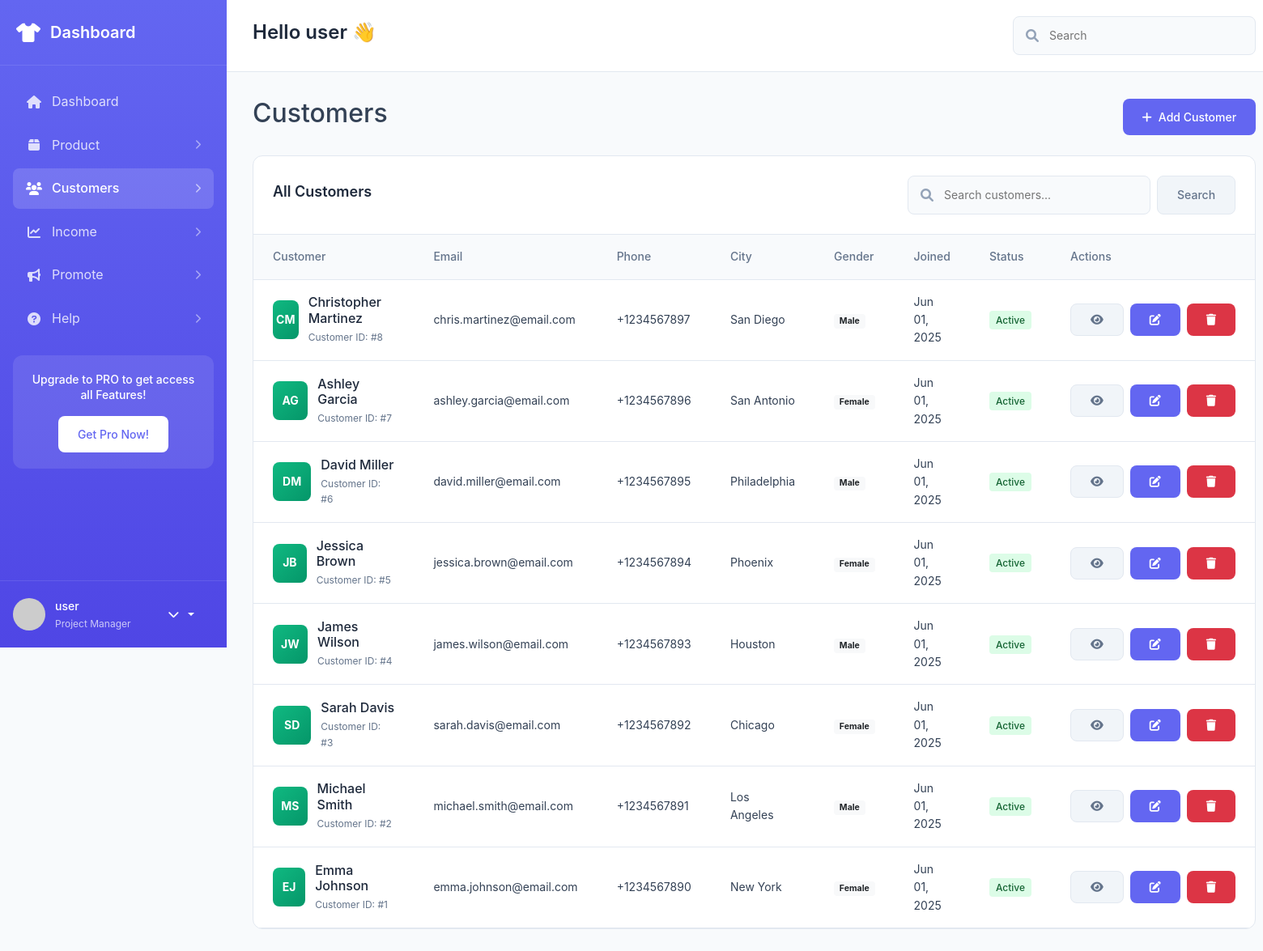
The page /customers/ (signed in) on the database its author committed.
### erp_app/models.py (models this page shows, shortened)
class Customer(models.Model):
    GENDER_CHOICES = [
        ('M', 'Male'),
        ('F', 'Female'),
        ('O', 'Other'),
    ]
    first_name = models.CharField(max_length=100)
    last_name = models.CharField(max_length=100)
    email = models.EmailField(unique=True)
    phone = models.CharField(max_length=20)
    address = models.TextField()
    city = models.CharField(max_length=100)
    postal_code = models.CharField(max_length=20)
    gender = models.CharField(max_length=1, choices=GENDER_CHOICES)
    date_of_birth = models.DateField(null=True, blank=True)
    created_at = models.DateTimeField(auto_now_add=True)
    updated_at = models.DateTimeField(auto_now=True)
    is_active = models.BooleanField(default=True)
    @property
    def full_name(self):
        return f"{self.first_name} {self.last_name}"

### erp_app/views.py (the view, shortened to what this page needs)
# urls.py: path('customers/', views.customers, name='customers'),
@login_required
def customers(request):
    search_query = request.GET.get('search', '')
    customers = Customer.objects.filter(is_active=True)
    customers = customers.order_by('-created_at')
    context = {
        'customers': customers,
        'search_query': search_query,
    }
    return render(request, 'erp_app/customers.html', context)

### templates/erp_app/customers.html (shortened to what this page needs)
{% extends 'base.html' %}
{% load static %}
{% block content %}
<div class="d-flex justify-content-between align-items-center mb-4">
    <h2>Customers</h2>
    <a href="{% url 'add_customer' %}" class="btn btn-primary">
        <i class="fas fa-plus"></i>
        Add Customer
    </a>
</div>
<div class="product-section">
    <div class="section-header">
        <h3 class="section-title">All Customers</h3>
        <div class="section-actions">
            <form method="get" class="d-flex gap-2">
                <div class="search-box">
                    <i class="fas fa-search"></i>
                    <input type="text" name="search" placeholder="Search customers..." value="{{ search_query }}">
                </div>
                <button type="submit" class="btn btn-secondary">Search</button>
            </form>
        </div>
    </div>
    <div class="table-responsive">
        <table class="product-table">
            <thead>
                <tr>
                    <th>Customer</th>
                    <th>Email</th>
                    <th>Phone</th>
                    <th>City</th>
                    <th>Gender</th>
                    <th>Joined</th>
                    <th>Status</th>
                    <th>Actions</th>
                </tr>
            </thead>
            <tbody>
                {% for customer in customers %}
                <tr>
                    <td>
                        <div class="product-info">
                            <div class="product-image" style="background: linear-gradient(135deg, #10b981 0%, #059669 100%); display: flex; align-items: center; justify-content: center; color: white; font-weight: bold;">
                                {{ customer.first_name|first }}{{ customer.last_name|first }}
                            </div>
                            <div class="product-details">
                                <h6>{{ customer.full_name }}</h6>
                                <p>Customer ID: #{{ customer.id }}</p>
                            </div>
                        </div>
                    </td>
                    <td>{{ customer.email }}</td>
                    <td>{{ customer.phone }}</td>
                    <td>{{ customer.city }}</td>
                    <td>
                        <span class="badge bg-light text-dark">
                            {% if customer.gender == 'M' %}Male
                            {% elif customer.gender == 'F' %}Female
                            {% else %}Other{% endif %}
                        </span>
                    </td>
                    <td>{{ customer.created_at|date:"M d, Y" }}</td>
                    <td>
                        <span class="stock-badge {% if customer.is_active %}in-stock{% else %}out-of-stock{% endif %}">
                            {% if customer.is_active %}Active{% else %}Inactive{% endif %}
                        </span>
                    </td>
                    <td>
                        <div class="d-flex gap-2">
                            <button class="btn btn-sm btn-secondary" title="View Details">
                                <i class="fas fa-eye"></i>
                            </button>
                            <button class="btn btn-sm btn-primary" title="Edit">
                                <i class="fas fa-edit"></i>
                            </button>
                            <button class="btn btn-sm btn-danger" title="Delete">
                                <i class="fas fa-trash"></i>
                            </button>
                        </div>
                    </td>
                </tr>
                {% endfor %}
            </tbody>
        </table>
    </div>
</div>
{% endblock %}

### templates/base.html (shortened to what this page needs)
<!DOCTYPE html>
<html lang="en">
<head>
    <link href="https://cdn.jsdelivr.net/npm/bootstrap@5.1.3/dist/css/bootstrap.min.css" rel="stylesheet">
    <link href="https://cdnjs.cloudflare.com/ajax/libs/font-awesome/6.0.0/css/all.min.css" rel="stylesheet">
    <link href="{% load static %}{% static 'css/style.css' %}" rel="stylesheet">
</head>
<body>
    {% if user.is_authenticated %}
    <div class="wrapper">
        <nav class="sidebar">
            <div class="sidebar-header">
                <div class="logo">
                    <i class="fas fa-tshirt"></i>
                    <span>Dashboard</span>
                </div>
            </div>
            <div class="sidebar-content">
                <ul class="nav-menu">
                    <li class="nav-item">
                        <a href="{% url 'dashboard' %}" class="nav-link {% if request.resolver_match.url_name == 'dashboard' %}active{% endif %}">
                            <i class="fas fa-home"></i>
                            <span>Dashboard</span>
                        </a>
                    </li>
                    <li class="nav-item">
                        <a href="{% url 'products' %}" class="nav-link {% if 'product' in request.resolver_match.url_name %}active{% endif %}">
                            <i class="fas fa-box"></i>
                            <span>Product</span>
                            <i class="fas fa-chevron-right arrow"></i>
                        </a>
                    </li>
                    <li class="nav-item">
                        <a href="{% url 'customers' %}" class="nav-link {% if 'customer' in request.resolver_match.url_name %}active{% endif %}">
                            <i class="fas fa-users"></i>
                            <span>Customers</span>
                            <i class="fas fa-chevron-right arrow"></i>
                        </a>
                    </li>
                    <li class="nav-item">
                        <a href="{% url 'income' %}" class="nav-link {% if request.resolver_match.url_name == 'income' %}active{% endif %}">
                            <i class="fas fa-chart-line"></i>
                            <span>Income</span>
                            <i class="fas fa-chevron-right arrow"></i>
                        </a>
                    </li>
                    <li class="nav-item">
                        <a href="#" class="nav-link">
                            <i class="fas fa-bullhorn"></i>
                            <span>Promote</span>
                            <i class="fas fa-chevron-right arrow"></i>
                        </a>
                    </li>
                    <li class="nav-item">
                        <a href="{% url 'help' %}" class="nav-link {% if request.resolver_match.url_name == 'help' %}active{% endif %}">
                            <i class="fas fa-question-circle"></i>
                            <span>Help</span>
                            <i class="fas fa-chevron-right arrow"></i>
                        </a>
                    </li>
                </ul>
                <div class="upgrade-card">
                    <h6>Upgrade to PRO to get access all Features!</h6>
                    <button class="btn btn-upgrade">Get Pro Now!</button>
                </div>
            </div>
            <div class="sidebar-footer">
                <div class="user-profile">
                    <div class="user-avatar">
                        <img src="https://via.placeholder.com/40" alt="User">
                    </div>
                    <div class="user-info">
                        <span class="user-name">{{ user.first_name|default:user.username }}</span>
                        <span class="user-role">Project Manager</span>
                    </div>
                    <div class="dropdown">
                        <button class="btn dropdown-toggle" type="button" data-bs-toggle="dropdown">
                            <i class="fas fa-chevron-down"></i>
                        </button>
                    </div>
                </div>
            </div>
        </nav>
        <div class="main-content">
            <header class="main-header">
                <div class="header-left">
                    <h2>Hello {{ user.first_name|default:user.username }} 👋</h2>
                </div>
                <div class="header-right">
                    <div class="search-box">
                        <i class="fas fa-search"></i>
                        <input type="text" placeholder="Search">
                    </div>
                </div>
            </header>
            <main class="content">
                {% block content %}{% endblock %}
            </main>
        </div>
    </div>
    {% else %}
        {% block login_content %}{% endblock %}
    {% endif %}
</body>
</html>

### rows shown on the page
Customer: first_name|first "C", last_name|first "M", full_name "Christopher Martinez", id "8", email "chris.martinez@email.com", phone "+1234567897", city "San Diego", gender "Male", created_at "Jun 01, 2025", is_active "Active"
Customer: first_name|first "A", last_name|first "G", full_name "Ashley Garcia", id "7", email "ashley.garcia@email.com", phone "+1234567896", city "San Antonio", gender "Female", created_at "Jun 01, 2025", is_active "Active"
Customer: first_name|first "D", last_name|first "M", full_name "David Miller", id "6", email "david.miller@email.com", phone "+1234567895", city "Philadelphia", gender "Male", created_at "Jun 01, 2025", is_active "Active"
Customer: first_name|first "J", last_name|first "B", full_name "Jessica Brown", id "5", email "jessica.brown@email.com", phone "+1234567894", city "Phoenix", gender "Female", created_at "Jun 01, 2025", is_active "Active"
Customer: first_name|first "J", last_name|first "W", full_name "James Wilson", id "4", email "james.wilson@email.com", phone "+1234567893", city "Houston", gender "Male", created_at "Jun 01, 2025", is_active "Active"
Customer: first_name|first "S", last_name|first "D", full_name "Sarah Davis", id "3", email "sarah.davis@email.com", phone "+1234567892", city "Chicago", gender "Female", created_at "Jun 01, 2025", is_active "Active"
Customer: first_name|first "M", last_name|first "S", full_name "Michael Smith", id "2", email "michael.smith@email.com", phone "+1234567891", city "Los Angeles", gender "Male", created_at "Jun 01, 2025", is_active "Active"
Customer: first_name|first "E", last_name|first "J", full_name "Emma Johnson", id "1", email "emma.johnson@email.com", phone "+1234567890", city "New York", gender "Female", created_at "Jun 01, 2025", is_active "Active"

### other values the page prints
{{ user.first_name|default:user.username }} "user"
